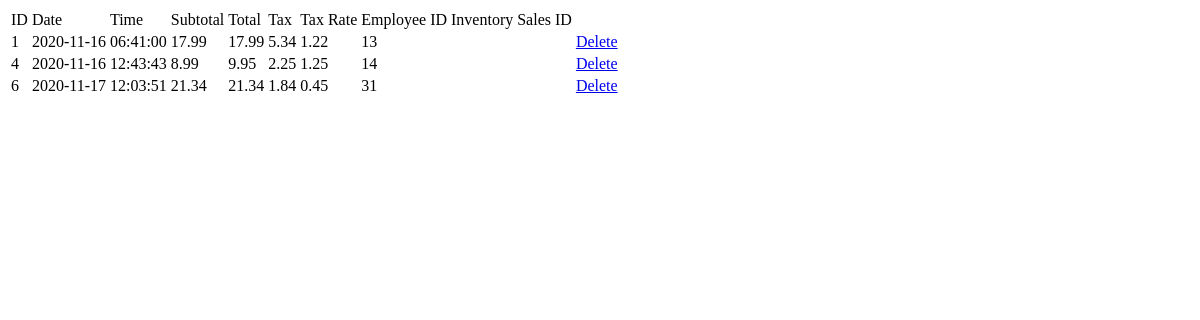
The page /currentDraft/ticketview.php on the database as committed earlier.
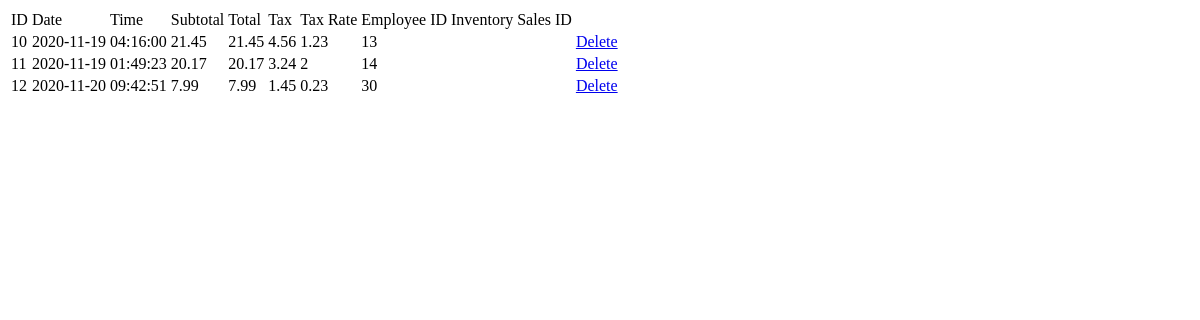
The same page on the database as committed later.
### tables this page shows
CREATE TABLE `ticket_system` (
  `ticket_id` int(11) NOT NULL,
  `date` date DEFAULT NULL,
  `company_name` varchar(50) DEFAULT NULL,
  `time` time DEFAULT NULL,
  `quantity` int(11) DEFAULT NULL,
  `subtotal` float DEFAULT NULL,
  `total` float DEFAULT NULL,
  `discount` float DEFAULT NULL,
  `tax` float DEFAULT NULL,
  `tax_rate` float DEFAULT NULL,
  `cash` float DEFAULT NULL,
  `credit` float DEFAULT NULL,
  `cart_purchase` tinyint(1) DEFAULT NULL,
  `sale_id` int(11) DEFAULT NULL,
  `employee_id` int(11) DEFAULT NULL,
  `customer_id` int(11) DEFAULT NULL
);

### currentDraft/ticketview.php (the view, shortened to what this page needs)
<?php
  include_once ('config.php');
  $query = "select * from ticket_system";
  $result = mysqli_query($conn,$query);
?>
<!DOCTYPE html>
<html lang="eng">
<head>
</head>
<body>
  <div class="container">
    <div class="row">
      <div class="col m-auto">
        <div class="card mt-5">
          <table class="table table-bordered">
            <tr>
              <td> ID </td>
              <td> Date </td>
              <td> Time </td>
              <td> Subtotal </td>
              <td> Total </td>
              <td> Tax </td>
              <td> Tax Rate </td>
              <td> Employee ID </td>
              <td> Inventory Sales ID </td>
            </tr>
            <?php
              while($row=mysqli_fetch_assoc($result))
              {
                $ID = $row['ticket_id'];
                $Date = $row['date'];
                $Time = $row['time'];
                $Subtotal = $row['subtotal'];
                $Total = $row['total'];
                $Tax = $row['tax'];
                $TaxRate = $row['tax_rate'];
                $EmployeeID = $row['employee_id'];
            ?>
              <tr>
                <td><?php echo $ID ?></td>
                <td><?php echo $Date ?></td>
                <td><?php echo $Time ?></td>
                <td><?php echo $Subtotal ?></td>
                <td><?php echo $Total ?></td>
                <td><?php echo $Tax ?></td>
                <td><?php echo $TaxRate ?></td>
                <td><?php echo $EmployeeID ?></td>
                <td><?php echo $InventorySalesID ?></td>
                <td><a href ="ticketdelete.php?Del=<?php echo $ID ?>">Delete</a></td>
              </tr>
            <?php
              }
            ?>
          </table>
        </div>
      </div>
    </div>
  </div>
</body>
</html>

Rows that differ between the two databases and show on the page:
removed ticket_system: ticket_id "1", date "2020-11-16", time "06:41:00", subtotal "17.99", total "17.99", tax "5.34", tax_rate "1.22", employee "13"
removed ticket_system: ticket_id "4", date "2020-11-16", time "12:43:43", subtotal "8.99", total "9.95", tax "2.25", tax_rate "1.25", employee "14"
removed ticket_system: ticket_id "6", date "2020-11-17", time "12:03:51", subtotal "21.34", total "21.34", tax "1.84", tax_rate "0.45", employee "31"
added ticket_system: ticket_id "10", date "2020-11-19", time "04:16:00", subtotal "21.45", total "21.45", tax "4.56", tax_rate "1.23", employee "13"
added ticket_system: ticket_id "11", date "2020-11-19", time "01:49:23", subtotal "20.17", total "20.17", tax "3.24", tax_rate "2", employee "14"
added ticket_system: ticket_id "12", date "2020-11-20", time "09:42:51", subtotal "7.99", total "7.99", tax "1.45", tax_rate "0.23", employee "30"
